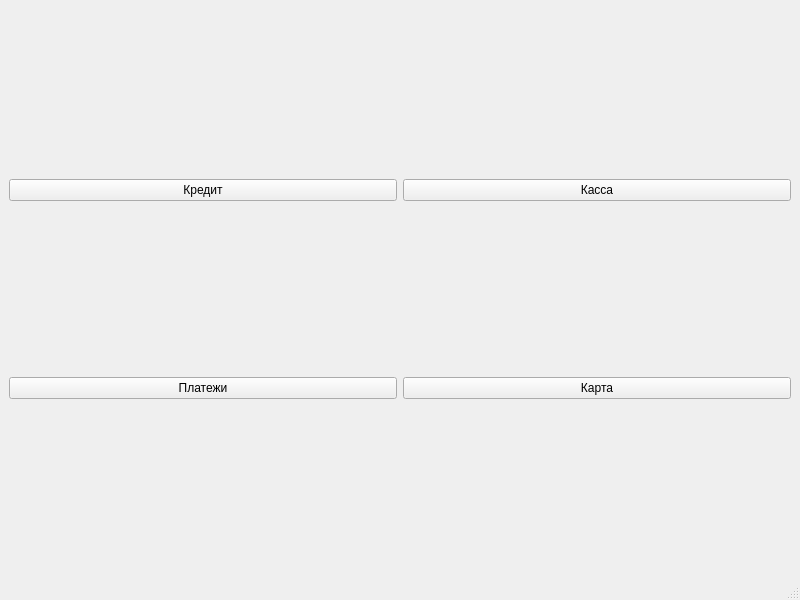
<?xml version="1.0" encoding="UTF-8"?>
<ui version="4.0">
 <class>MainWindow</class>
 <widget class="QMainWindow" name="MainWindow">
  <property name="geometry">
   <rect>
    <x>0</x>
    <y>0</y>
    <width>800</width>
    <height>600</height>
   </rect>
  </property>
  <property name="windowTitle">
   <string>MainWindow</string>
  </property>
  <widget class="QWidget" name="centralwidget">
   <property name="enabled">
    <bool>true</bool>
   </property>
   <layout class="QGridLayout" name="gridLayout">
    <item row="0" column="0">
     <widget class="QPushButton" name="pb_credit">
      <property name="text">
       <string>Кредит</string>
      </property>
     </widget>
    </item>
    <item row="0" column="1">
     <widget class="QPushButton" name="pb_kassa">
      <property name="text">
       <string>Касса</string>
      </property>
     </widget>
    </item>
    <item row="1" column="0">
     <widget class="QPushButton" name="pb_payment">
      <property name="text">
       <string>Платежи</string>
      </property>
     </widget>
    </item>
    <item row="1" column="1">
     <widget class="QPushButton" name="pb_card">
      <property name="text">
       <string>Карта</string>
      </property>
     </widget>
    </item>
   </layout>
  </widget>
  <widget class="QMenuBar" name="menubar">
   <property name="geometry">
    <rect>
     <x>0</x>
     <y>0</y>
     <width>800</width>
     <height>21</height>
    </rect>
   </property>
  </widget>
  <widget class="QStatusBar" name="statusbar"/>
 </widget>
 <resources/>
 <connections/>
</ui>
